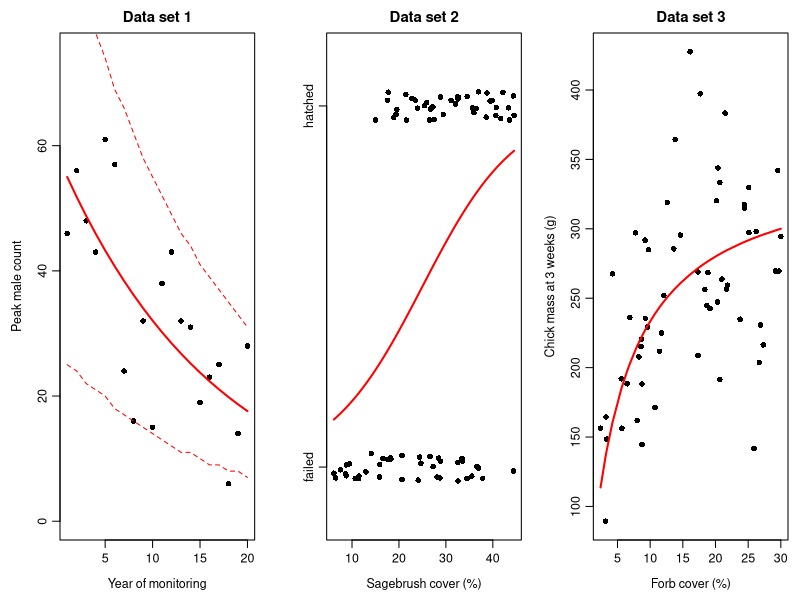
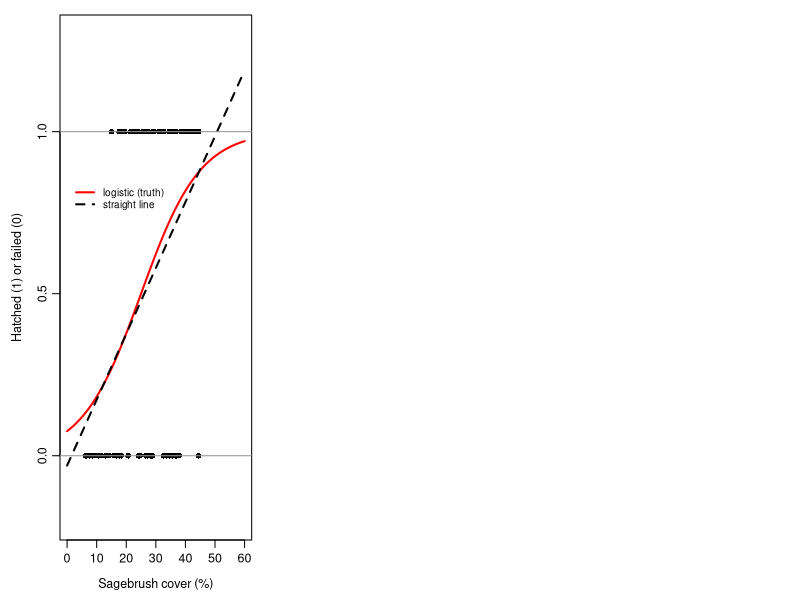

Write R code to recreate these figures, in order.
## ---- chunk 1
knitr::opts_chunk$set(echo = TRUE, warning = FALSE, message = FALSE,
                       fig.width = 6.5, fig.height = 3)
## ---- chunk 2
set.seed(746)
yr <- 0:19
lek_mu <- 55 * exp(-0.06 * yr)
lek <- rnbinom(20, mu = lek_mu, size = 8)

cover <- runif(80, 5, 45)
p_true <- plogis(-2.5 + 0.1 * cover)
nest <- rbinom(80, 1, p_true)

forb <- runif(60, 2, 30)
mass_mu <- 350 * forb / (5 + forb)
mass <- rgamma(60, shape = 25, rate = 25 / mass_mu)
## ---- chunk 3
truth <- data.frame(
  Data = c("1. Lek counts", "2. Nest fate", "3. Chick mass", "4. Hen movement"),
  Expected = c("55 exp(-0.06 t), t = 0, ..., 19",
               "logistic(-2.5 + 0.1 cover)",
               "350 forb / (5 + forb)",
               "constant (no data plotted)"),
  Noise = c("Negative binomial, mean = expected value, size k = 8",
            "Bernoulli(p), p = expected value",
            "Gamma, mean = expected value, shape 25 (scale = mean / 25)",
            "Described only; gamma, shape 0.8, mean 250 m is consistent")
)
knitr::kable(truth, col.names = c("Data set", "Expected value", "Noise around it"))
## ---- chunk 4
par(mfrow = c(1, 3), mar = c(4, 4, 2.2, 0.8), mgp = c(2.4, 0.7, 0), cex = 0.75)
plot(yr + 1, lek, pch = 16, xlab = "Year of monitoring", ylab = "Peak male count",
     main = "Data set 1", ylim = c(0, 75))
lines(yr + 1, lek_mu, col = "red", lwd = 2)
lines(yr + 1, qnbinom(0.05, mu = lek_mu, size = 8), col = "red", lty = 2)
lines(yr + 1, qnbinom(0.95, mu = lek_mu, size = 8), col = "red", lty = 2)
plot(cover, jitter(nest, amount = 0.04), pch = 16, yaxt = "n", xlab = "Sagebrush cover (%)",
     ylab = "", main = "Data set 2", ylim = c(-0.15, 1.15))
axis(2, at = c(0, 1), labels = c("failed", "hatched"))
o <- order(cover); lines(cover[o], p_true[o], col = "red", lwd = 2)
plot(forb, mass, pch = 16, xlab = "Forb cover (%)", ylab = "Chick mass at 3 weeks (g)",
     main = "Data set 3")
o <- order(forb); lines(forb[o], mass_mu[o], col = "red", lwd = 2)
## ---- chunk 5
# Poisson would give Pearson dispersion (mean squared standardized residual) = 1
mean((lek - lek_mu)^2 / lek_mu)
# fraction of counts outside mu +/- 2 sqrt(mu) (about 5% under a Poisson)
mean(abs(lek - lek_mu) > 2 * sqrt(lek_mu))
# noise SD at the start and end of the series: Poisson vs negative binomial
rbind(Poisson = sqrt(lek_mu[c(1, 20)]), NegBin = sqrt(lek_mu[c(1, 20)] + lek_mu[c(1, 20)]^2 / 8))
## ---- chunk 6
lp <- lm(nest ~ cover)
range(fitted(lp))                               # inside [0, 1] over the observed 5-45%
predict(lp, data.frame(cover = c(0, 60)))       # outside [0, 1] when extrapolated
## ---- chunk 7
par(mar = c(4, 4, 1, 1))
cv <- seq(0, 60, length.out = 200)
plot(cover, nest, pch = 16, xlim = c(0, 60), ylim = c(-0.2, 1.3), xlab = "Sagebrush cover (%)",
     ylab = "Hatched (1) or failed (0)")
lines(cv, plogis(-2.5 + 0.1 * cv), col = "red", lwd = 2)
lines(cv, predict(lp, data.frame(cover = cv)), lty = 2, lwd = 2)
abline(h = c(0, 1), col = "grey60")
legend(0, 0.85, c("logistic (truth)", "straight line"), col = c("red", "black"),
       lty = c(1, 2), lwd = 2, bty = "n", cex = 0.8)
## ---- chunk 8
bins <- cut(forb, c(0, 8, 16, 30))
res <- mass - mass_mu
tapply(mass, bins, mean)          # mean mass in each forb bin
tapply(res, bins, sd)             # SD of the residuals rises with the mean
tapply(res / mass_mu, bins, sd)   # CV roughly constant; the truth is 1 / sqrt(25) = 0.2
## ---- chunk 9
alpha <- 25; mu <- 200
y <- rgamma(1e6, shape = alpha, scale = mu / alpha)   # equivalently rate = alpha / mu
c(mean = mean(y), CV = sd(y) / mean(y), one_over_sqrt_alpha = 1 / sqrt(alpha))
## ---- chunk 10
mu <- 250
cv <- 1.5; s_ln <- sqrt(log(1 + cv^2)); m_ln <- log(mu) - s_ln^2 / 2
data.frame(
  distribution = c("Exponential (CV = 1)", "Gamma, shape 0.8 (CV = 1.12)", "Lognormal, CV = 1.5"),
  median_m = c(qexp(0.5, 1 / mu), qgamma(0.5, 0.8, scale = mu / 0.8), exp(m_ln)),
  prob_over_1km = c(pexp(1000, 1 / mu, lower.tail = FALSE),
                    pgamma(1000, 0.8, scale = mu / 0.8, lower.tail = FALSE),
                    plnorm(1000, m_ln, s_ln, lower.tail = FALSE))
)
